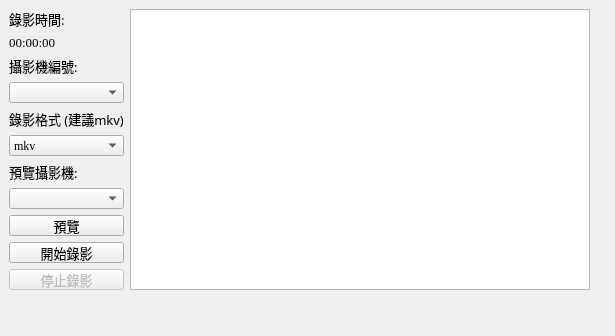
<?xml version="1.0" encoding="UTF-8"?>
<ui version="4.0">
 <class>Recorder</class>
 <widget class="QWidget" name="Recorder">
  <property name="windowModality">
   <enum>Qt::NonModal</enum>
  </property>
  <property name="enabled">
   <bool>true</bool>
  </property>
  <property name="geometry">
   <rect>
    <x>0</x>
    <y>0</y>
    <width>615</width>
    <height>336</height>
   </rect>
  </property>
  <property name="font">
   <font>
    <family>Adobe Devanagari</family>
    <weight>50</weight>
    <bold>false</bold>
   </font>
  </property>
  <property name="windowTitle">
   <string>Recorder</string>
  </property>
  <widget class="QWidget" name="horizontalLayoutWidget">
   <property name="geometry">
    <rect>
     <x>9</x>
     <y>9</y>
     <width>581</width>
     <height>281</height>
    </rect>
   </property>
   <layout class="QHBoxLayout" name="horizontalLayout">
    <item>
     <layout class="QVBoxLayout" name="verticalLayout">
      <item>
       <widget class="QLabel" name="label_duration">
        <property name="enabled">
         <bool>true</bool>
        </property>
        <property name="font">
         <font>
          <family>標楷體</family>
          <pointsize>10</pointsize>
         </font>
        </property>
        <property name="text">
         <string>錄影時間:</string>
        </property>
        <property name="textFormat">
         <enum>Qt::AutoText</enum>
        </property>
        <property name="scaledContents">
         <bool>false</bool>
        </property>
        <property name="alignment">
         <set>Qt::AlignLeading|Qt::AlignLeft|Qt::AlignVCenter</set>
        </property>
       </widget>
      </item>
      <item>
       <widget class="QLabel" name="label_timer">
        <property name="font">
         <font>
          <family>Times New Roman</family>
          <pointsize>10</pointsize>
         </font>
        </property>
        <property name="text">
         <string>00:00:00</string>
        </property>
       </widget>
      </item>
      <item>
       <widget class="QLabel" name="label_cameraSet">
        <property name="font">
         <font>
          <family>標楷體</family>
          <pointsize>10</pointsize>
         </font>
        </property>
        <property name="text">
         <string>攝影機編號:</string>
        </property>
       </widget>
      </item>
      <item>
       <widget class="QComboBox" name="comboBox_cameraSet">
        <property name="font">
         <font>
          <family>Times New Roman</family>
         </font>
        </property>
       </widget>
      </item>
      <item>
       <widget class="QLabel" name="label_container">
        <property name="font">
         <font>
          <family>標楷體</family>
          <pointsize>10</pointsize>
         </font>
        </property>
        <property name="text">
         <string>錄影格式 (建議mkv)</string>
        </property>
       </widget>
      </item>
      <item>
       <widget class="QComboBox" name="comboBox_container">
        <property name="font">
         <font>
          <family>Times New Roman</family>
         </font>
        </property>
        <item>
         <property name="text">
          <string>mkv</string>
         </property>
        </item>
        <item>
         <property name="text">
          <string>mp4</string>
         </property>
        </item>
        <item>
         <property name="text">
          <string>mov</string>
         </property>
        </item>
       </widget>
      </item>
      <item>
       <widget class="QLabel" name="label_Preview">
        <property name="font">
         <font>
          <family>標楷體</family>
          <pointsize>10</pointsize>
         </font>
        </property>
        <property name="text">
         <string>預覽攝影機:</string>
        </property>
       </widget>
      </item>
      <item>
       <widget class="QComboBox" name="comboBox_cameraPreview">
        <property name="enabled">
         <bool>true</bool>
        </property>
        <property name="font">
         <font>
          <family>Times New Roman</family>
         </font>
        </property>
       </widget>
      </item>
      <item>
       <widget class="QPushButton" name="pushButton_viewer">
        <property name="sizePolicy">
         <sizepolicy hsizetype="Minimum" vsizetype="Fixed">
          <horstretch>0</horstretch>
          <verstretch>0</verstretch>
         </sizepolicy>
        </property>
        <property name="font">
         <font>
          <family>標楷體</family>
          <pointsize>10</pointsize>
         </font>
        </property>
        <property name="text">
         <string>預覽</string>
        </property>
        <property name="iconSize">
         <size>
          <width>18</width>
          <height>18</height>
         </size>
        </property>
        <property name="shortcut">
         <string>Ctrl+R</string>
        </property>
       </widget>
      </item>
      <item>
       <widget class="QPushButton" name="pushButton_startRec">
        <property name="sizePolicy">
         <sizepolicy hsizetype="Minimum" vsizetype="Fixed">
          <horstretch>0</horstretch>
          <verstretch>0</verstretch>
         </sizepolicy>
        </property>
        <property name="font">
         <font>
          <family>標楷體</family>
          <pointsize>10</pointsize>
         </font>
        </property>
        <property name="text">
         <string>開始錄影</string>
        </property>
        <property name="iconSize">
         <size>
          <width>18</width>
          <height>18</height>
         </size>
        </property>
        <property name="shortcut">
         <string>Ctrl+R</string>
        </property>
       </widget>
      </item>
      <item>
       <widget class="QPushButton" name="pushButton_stopRec">
        <property name="enabled">
         <bool>false</bool>
        </property>
        <property name="font">
         <font>
          <family>標楷體</family>
          <pointsize>10</pointsize>
         </font>
        </property>
        <property name="text">
         <string>停止錄影</string>
        </property>
        <property name="iconSize">
         <size>
          <width>16</width>
          <height>16</height>
         </size>
        </property>
       </widget>
      </item>
     </layout>
    </item>
    <item>
     <widget class="QPlainTextEdit" name="plainTextEdit_logInfo">
      <property name="enabled">
       <bool>true</bool>
      </property>
      <property name="font">
       <font>
        <family>Times New Roman</family>
        <pointsize>11</pointsize>
       </font>
      </property>
     </widget>
    </item>
   </layout>
  </widget>
  <widget class="QLabel" name="label_saugy">
   <property name="geometry">
    <rect>
     <x>480</x>
     <y>290</y>
     <width>51</width>
     <height>31</height>
    </rect>
   </property>
   <property name="font">
    <font>
     <family>Times New Roman</family>
     <pointsize>10</pointsize>
    </font>
   </property>
   <property name="text">
    <string/>
   </property>
  </widget>
 </widget>
 <resources/>
 <connections/>
</ui>
